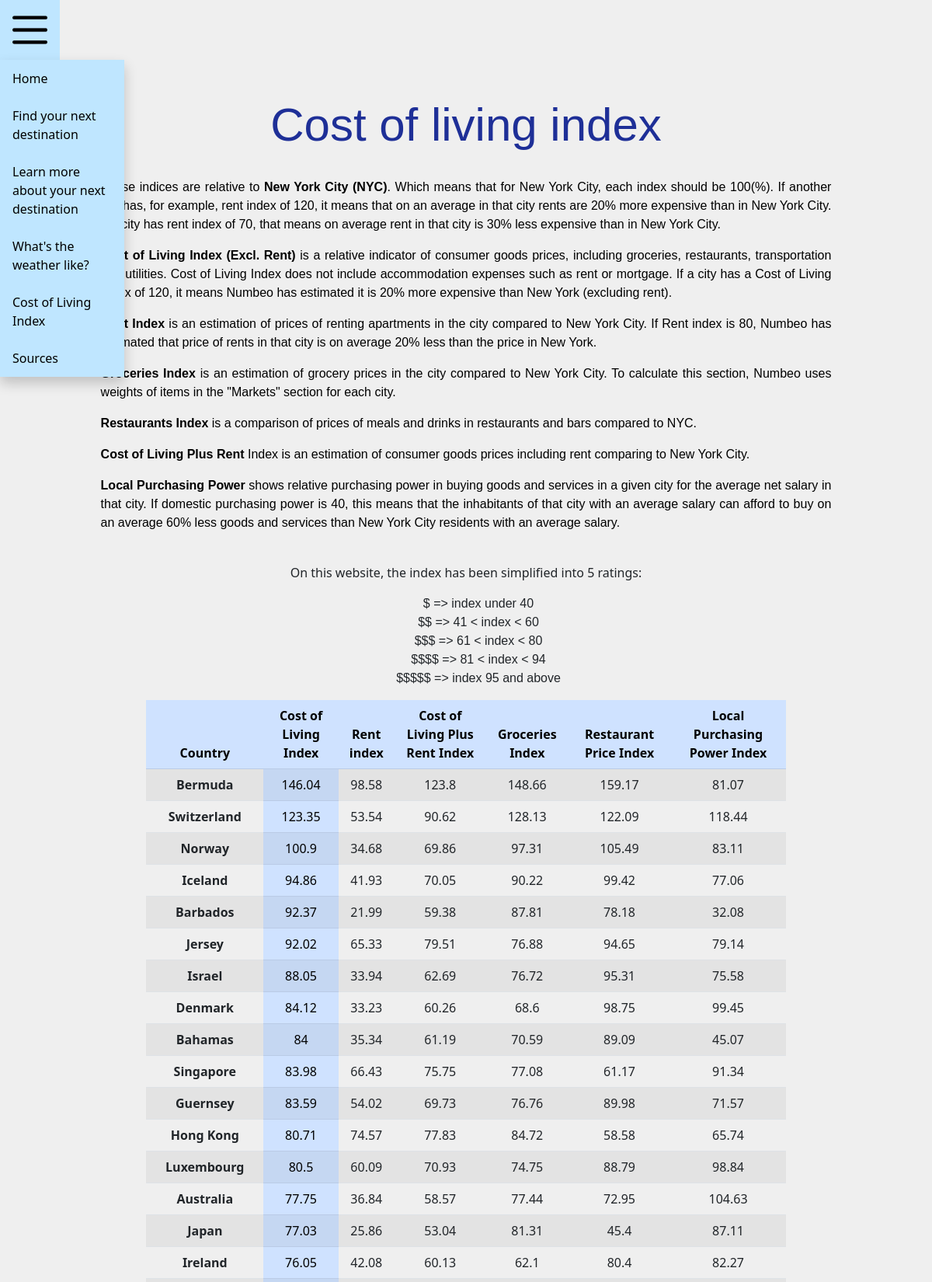
The page /cost_living (upper part) on the database its author committed.
### tables this page shows
CREATE TABLE 'cost_living' ('id' TEXT, 'country_name' TEXT,'cost_living_index' INTEGER, 'rent_index' TEXT, 'cost_living_plus' TEXT, 'groceries_index' TEXT, 'restaurant_index' TEXT, 'local_purchasing' TEXT);

### app.py (the view)
@app.route("/cost_living", methods=["GET"])
def cost_living():
    if request.method == "GET":
        cost_living = db.execute("SELECT * FROM cost_living ORDER BY cost_living_index DESC")
        return render_template("cost_living.html", cost_living=cost_living)

### templates/cost_living.html (shortened to what this page needs)
{% extends "layout.html" %}
{% block main %}
<h1>Cost of living index</h1><br>
  <div style="width:80%;margin-left:auto;margin-right:auto;">
    <p id="para1">These indices are relative to <b>New York City (NYC)</b>. Which means that for New York City, each index should be 100(%). If another city has, for example, rent index of 120, it means that on an average in that city rents are 20% more expensive than in New York City. If a city has rent index of 70, that means on average rent in that city is 30% less expensive than in New York City.</p>
    <p id="para1"><b>Cost of Living Index (Excl. Rent)</b> is a relative indicator of consumer goods prices, including groceries, restaurants, transportation and utilities. Cost of Living Index does not include accommodation expenses such as rent or mortgage. If a city has a Cost of Living Index of 120, it means Numbeo has estimated it is 20% more expensive than New York (excluding rent).</p>
    <p id="para1"><b>Rent Index</b> is an estimation of prices of renting apartments in the city compared to New York City. If Rent index is 80, Numbeo has estimated that price of rents in that city is on average 20% less than the price in New York.</p>
    <p id="para1"><b>Groceries Index</b> is an estimation of grocery prices in the city compared to New York City. To calculate this section, Numbeo uses weights of items in the "Markets" section for each city.</p>
    <p id="para1"><b>Restaurants Index</b> is a comparison of prices of meals and drinks in restaurants and bars compared to NYC.</p>
    <p id="para1"><b>Cost of Living Plus Rent</b> Index is an estimation of consumer goods prices including rent comparing to New York City.</p>
    <p id="para1"><b>Local Purchasing Power</b> shows relative purchasing power in buying goods and services in a given city for the average net salary in that city. If domestic purchasing power is 40, this means that the inhabitants of that city with an average salary can afford to buy on an average 60% less goods and services than New York City residents with an average salary.</p><br>
  </div>
  <div class="col" style="width:70%;margin-left:auto;margin-right:auto;">
    <p>On this website, the index has been simplified into 5 ratings:</p>
      <ul style="list-style: none;">
        <li id="list1">$ => index under 40</li>
        <li id="list1">$$ => 41 < index < 60</li>
        <li id="list1">$$$ => 61 < index < 80</li>
        <li id="list1">$$$$ => 81 < index < 94</li>
        <li id="list1">$$$$$ => index 95 and above</li>
      </ul>
  </div>
  <div class="col">
    <table class="table table-striped" style="width:70%;margin-left:auto;margin-right:auto;">
        <thead>
          <tr class="table-primary">
            <th scope="col">Country</th>
            <th scope="col">Cost of Living Index</th>
            <th scope="col">Rent index</th>
            <th scope="col">Cost of Living Plus Rent Index</th>
            <th scope="col">Groceries Index</th>
            <th scope="col">Restaurant Price Index</th>
            <th scope="col">Local Purchasing Power Index</th>
          </tr>
        </thead>
        <tbody>
            {% for cost_living in cost_living %}
            <tr>
                <td><b>{{ cost_living["country_name"] }}</b></td>
                <td class="table-primary">{{ cost_living["cost_living_index"] }}</td>
                <td>{{ cost_living["rent_index"] }}</td>
                <td>{{ cost_living["cost_living_plus"] }}</td>
                <td>{{ cost_living["groceries_index"] }}</td>
                <td>{{ cost_living["restaurant_index"] }}</td>
                <td>{{ cost_living["local_purchasing"] }}</td>
            {% endfor %}
            </tr>
        </tbody>
    </table>
  </div><br>
{% endblock %}

### templates/layout.html (shortened to what this page needs)
<!DOCTYPE html>
<html lang="en">
    <head>
        <link href="https://cdn.jsdelivr.net/npm/bootstrap@5.2.3/dist/css/bootstrap.min.css" rel="stylesheet">
        <link href="/static/styles.css" rel="stylesheet">
    </head>
    <body>
        <div class="dropdown">
            <button class="dropbtn"><img src="static/img/icons/menu.png" style="width: 45px;height: auto;"></button>
          </div>
        <main class="container-fluid py-5 text-center">
            {% block main %}{% endblock %}
        </main>
    </body>
</html>

### static/styles.css (style rules this page uses)
body { background-color: #EFEFEF; }
#para1 { text-align: justify; text-justify: inter-word; font-family: 'helvetica'; font-size: 16px; color: black; }
#list1 { text-align: center; font-family: 'helvetica'; }
h1 { font-family: 'helvetica'; font-size: 60px; color: #1E2F97; text-align: center; }
td { vertical-align: middle; }
.dropbtn { background-color: #BFE6FF; color: white; padding: 16px; font-size: 16px; border: none; }
.dropdown { position: relative; display: inline-block; }

### rows shown on the page
cost_living: country_name "Bermuda", cost_living_index "146.04", rent_index "98.58", cost_living_plus "123.8", groceries_index "148.66", restaurant_index "159.17", local_purchasing "81.07"
cost_living: country_name "Switzerland", cost_living_index "123.35", rent_index "53.54", cost_living_plus "90.62", groceries_index "128.13", restaurant_index "122.09", local_purchasing "118.44"
cost_living: country_name "Norway", cost_living_index "100.9", rent_index "34.68", cost_living_plus "69.86", groceries_index "97.31", restaurant_index "105.49", local_purchasing "83.11"
cost_living: country_name "Iceland", cost_living_index "94.86", rent_index "41.93", cost_living_plus "70.05", groceries_index "90.22", restaurant_index "99.42", local_purchasing "77.06"
cost_living: country_name "Barbados", cost_living_index "92.37", rent_index "21.99", cost_living_plus "59.38", groceries_index "87.81", restaurant_index "78.18", local_purchasing "32.08"
cost_living: country_name "Jersey", cost_living_index "92.02", rent_index "65.33", cost_living_plus "79.51", groceries_index "76.88", restaurant_index "94.65", local_purchasing "79.14"
cost_living: country_name "Israel", cost_living_index "88.05", rent_index "33.94", cost_living_plus "62.69", groceries_index "76.72", restaurant_index "95.31", local_purchasing "75.58"
cost_living: country_name "Denmark", cost_living_index "84.12", rent_index "33.23", cost_living_plus "60.26", groceries_index "68.6", restaurant_index "98.75", local_purchasing "99.45"
cost_living: country_name "Bahamas", cost_living_index "84", rent_index "35.34", cost_living_plus "61.19", groceries_index "70.59", restaurant_index "89.09", local_purchasing "45.07"
cost_living: country_name "Singapore", cost_living_index "83.98", rent_index "66.43", cost_living_plus "75.75", groceries_index "77.08", restaurant_index "61.17", local_purchasing "91.34"
cost_living: country_name "Guernsey", cost_living_index "83.59", rent_index "54.02", cost_living_plus "69.73", groceries_index "76.76", restaurant_index "89.98", local_purchasing "71.57"
cost_living: country_name "Hong Kong", cost_living_index "80.71", rent_index "74.57", cost_living_plus "77.83", groceries_index "84.72", restaurant_index "58.58", local_purchasing "65.74"
cost_living: country_name "Luxembourg", cost_living_index "80.5", rent_index "60.09", cost_living_plus "70.93", groceries_index "74.75", restaurant_index "88.79", local_purchasing "98.84"
cost_living: country_name "Australia", cost_living_index "77.75", rent_index "36.84", cost_living_plus "58.57", groceries_index "77.44", restaurant_index "72.95", local_purchasing "104.63"
cost_living: country_name "Japan", cost_living_index "77.03", rent_index "25.86", cost_living_plus "53.04", groceries_index "81.31", restaurant_index "45.4", local_purchasing "87.11"
cost_living: country_name "Ireland", cost_living_index "76.05", rent_index "42.08", cost_living_plus "60.13", groceries_index "62.1", restaurant_index "80.4", local_purchasing "82.27"
